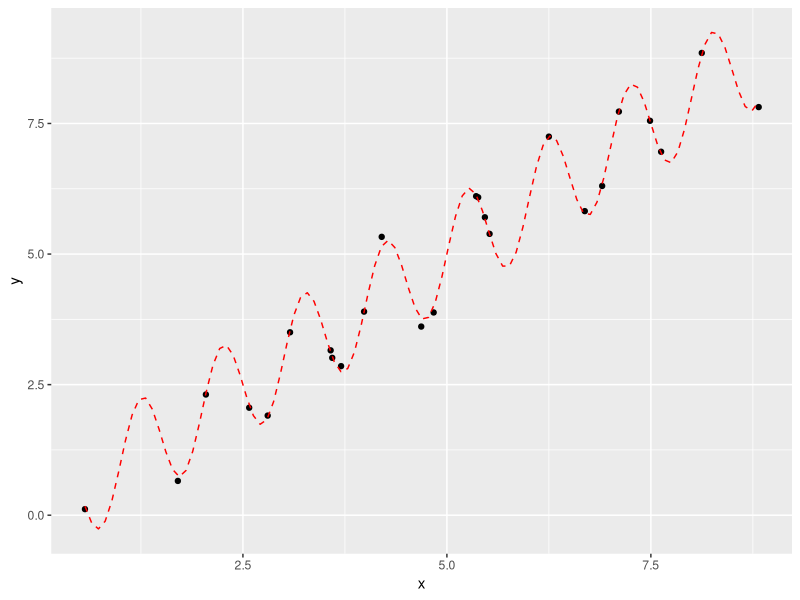
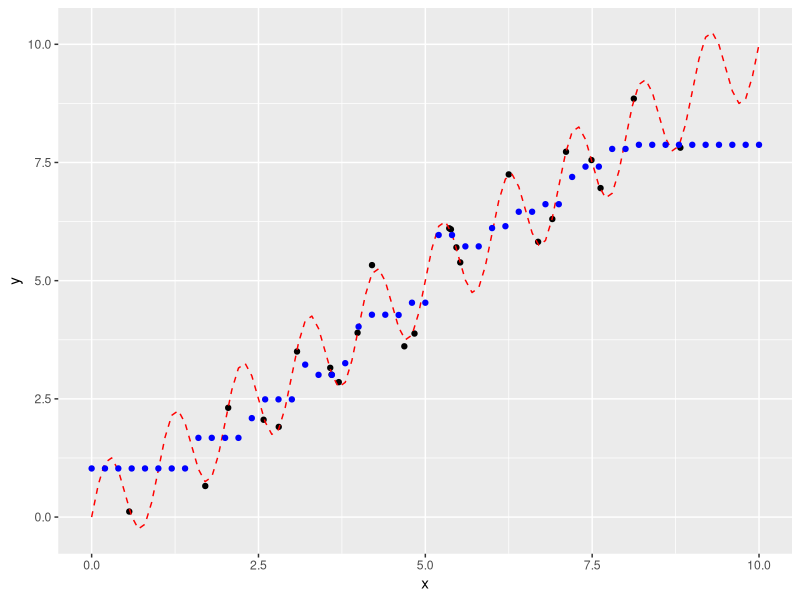

The R script that drew these images, in order:
## ---- chunk 1
library(tidyverse)
## ---- chunk 2
library(FNN)
## ---- chunk 3
set.seed(100)
n = 25
x = runif(n, min =0, max = 10)
y = x + sin(2*pi*x)* (1+.1 * rnorm(x)) # noisy versions of y = x + sin(2*pi*x)
xy.df = tibble(x=x,y=y)
xy.df

## ---- chunk 4
true_f = function(x){x+ sin(2*pi*x)}
true_f(5.25)
## ---- chunk 5
plt = ggplot(xy.df, aes(x,y))+geom_point() +
  stat_function(fun=true_f,linetype="dashed", color="red")
print(plt)
## ---- chunk 6
test.x = seq(0,10,,length.out=51)
test.df = tibble(x=test.x, y = rep(0, length(test.x)))
test.df
## ---- chunk 7
test.df[,1] # need this as a matrix
## ---- chunk 8
as.matrix(test.df[,1])
## ---- chunk 9
y_pred= knn.reg(as.matrix(xy.df[,1]),
                test=as.matrix(test.df[,1]),
                as.matrix(xy.df[,2]),
                k=3)
## ---- chunk 10
print(y_pred) # the data structure
y_pred$pred # the array of predicted values
## ---- chunk 11
test.df$y =y_pred$pred
plt = ggplot(xy.df, aes(x,y))+geom_point() +
  stat_function(fun=true_f,linetype="dashed", color="red") +
  geom_point(test.df, mapping=aes(x,y),color="blue",)
print(plt)
